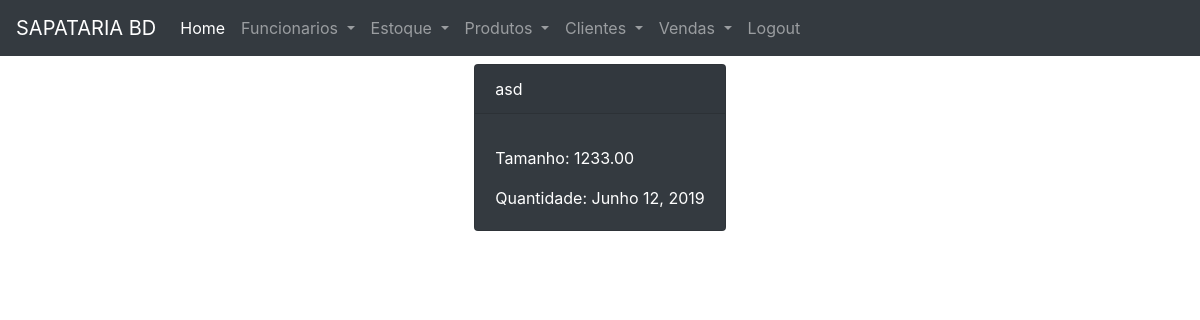
Screenshot of /venda/ with the database file from the repository.
### venda/models.py (models this page shows)
class Venda(models.Model):
    valor = models.DecimalField(max_digits=10,decimal_places=2)
    forma_de_pagamento = models.CharField(max_length=50)
    produtos = models.ManyToManyField(Produto)
    funcionario = models.ForeignKey(Funcionario,on_delete=models.PROTECT)
    cliente = models.ForeignKey(Cliente,on_delete=models.SET_NULL, null=True)
    data = models.DateField(auto_now_add=True)

### funcionario/models.py (models this page shows, shortened)
class Funcionario (models.Model):
    pessoa = models.OneToOneField(Pessoa,on_delete=models.CASCADE)
    user = models.OneToOneField(User, on_delete=models.PROTECT)
    quantidade_vendas = models.IntegerField(default=0)
    salario = models.DecimalField(decimal_places=2, max_digits=10, blank=True, null=True)

### pessoa/models.py (models this page shows)
class Pessoa (models.Model):
    nome = models.CharField(max_length=75)
    cpf = models.IntegerField(primary_key=True,null=False,blank=False)
    rua = models.CharField(max_length=50)
    estado = models.CharField(max_length=50)
    cidade = models.CharField(max_length=50)
    cep = models.IntegerField()

### venda/views.py (the view)
# urls.py: path('', listar_vendas,name = 'url_lista_vendas'),
def listar_vendas(request):
    data = {}
    data['vendas'] = Venda.objects.all()
    return render(request,'lista_venda.html', data)

### venda/templates/lista_venda.html (shortened to what this page needs)
{% extends 'base.html' %}
    {% block content %}
        <div class="row justify-content-around">
        {%for k in vendas%}
            <div class="card text-white bg-dark mb-3" style="max-width: 18rem;">
              <div class="card-header">{{ k.funcionario.pessoa.nome }}</div>
              <div class="card-body">
                <p class="card-text">Tamanho: {{ k.valor }} </p>
                <p class="card-text">Quantidade: {{ k.data }} </p>
              </div>
            </div>
        {% endfor %}
        </div>
    {% endblock %}

### rows the page displays
Venda: funcionario.pessoa.nome "asd", valor "1233.00", data "Junho 12, 2019"
